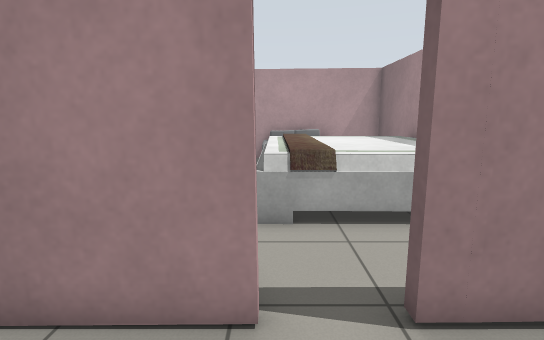
view 1 (above)

20 first-person views from a walk through a Gazebo world. The camera is 1.2 m above the floor, tilts 10° down and sees 85° across. The lines on the ground mark 1 m squares. The floor is counted in squares, 0.5 m on a side. Each view is taken from the middle of a square. On the plan, view 1 faces up. The plan holds only what a view shows up to about 18 squares ahead; the rest is blank. Some stock models are drawn as simple stand-ins. Some surface patterns are stand-ins.

view 2
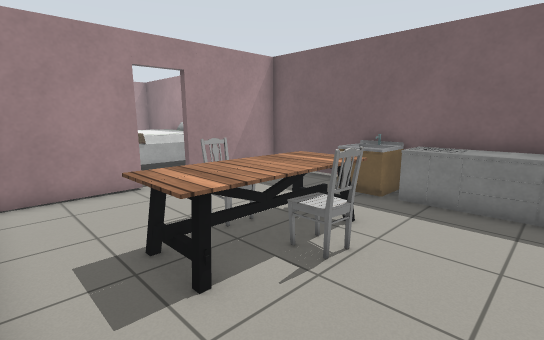

view 3
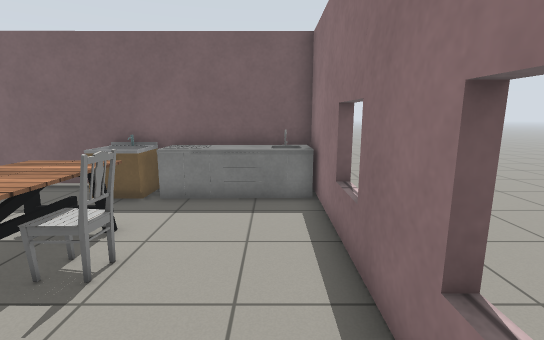

view 4
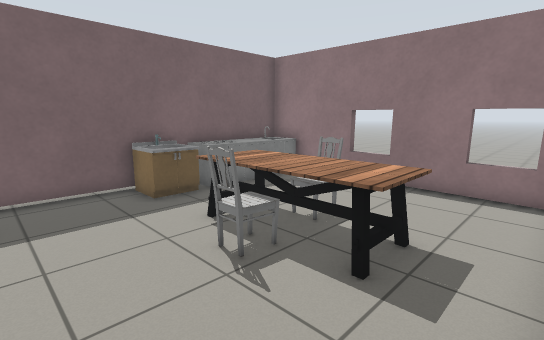

view 5
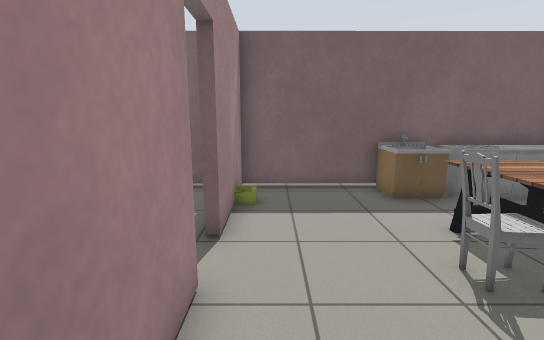

view 6
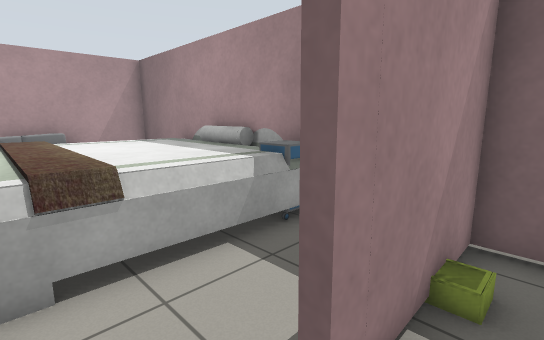

view 7
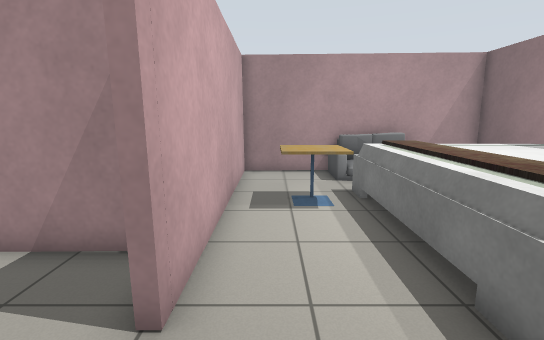

view 8
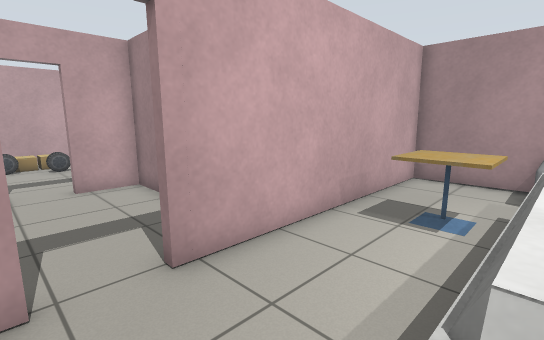

view 9
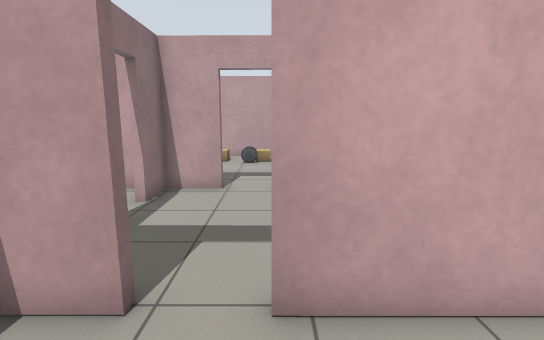

view 10
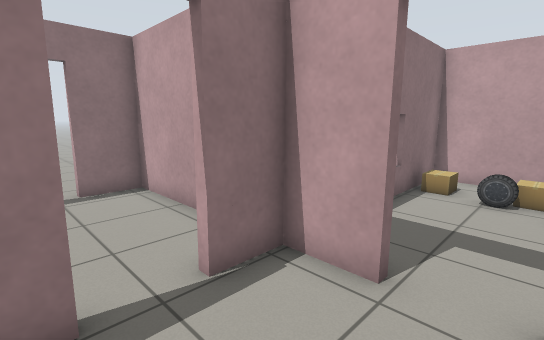

view 11
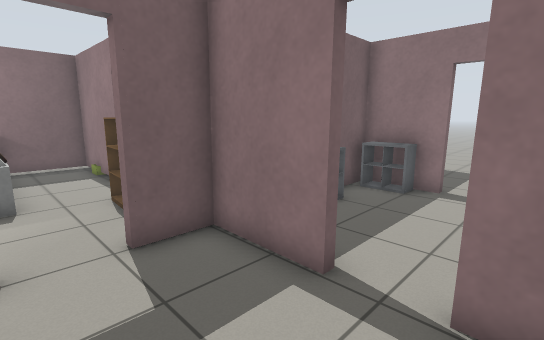

view 12
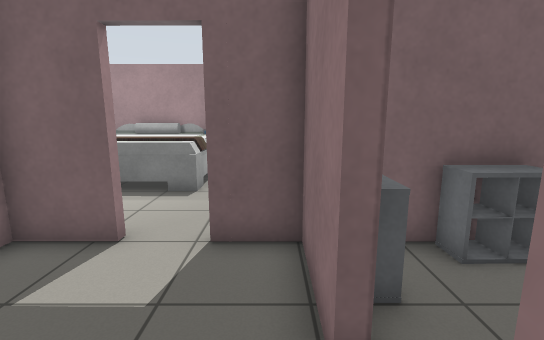

view 13
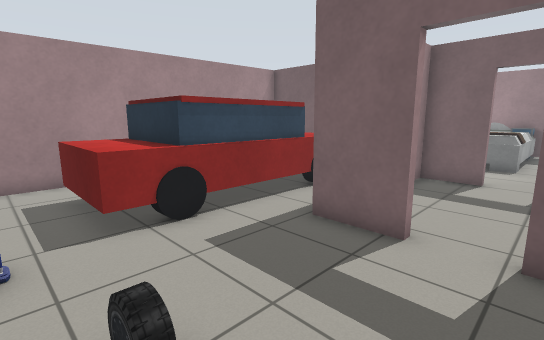

view 14
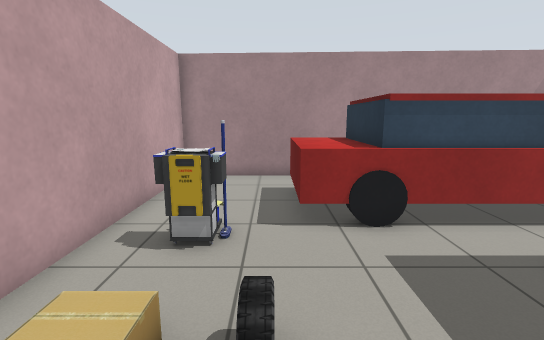

view 15
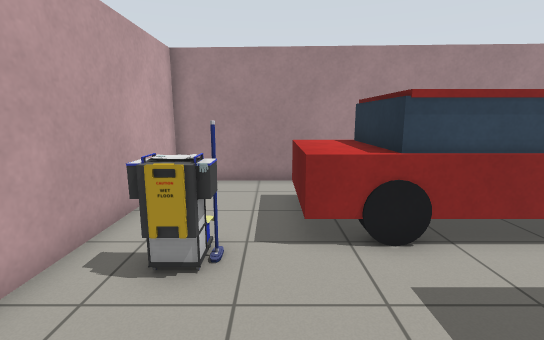

view 16
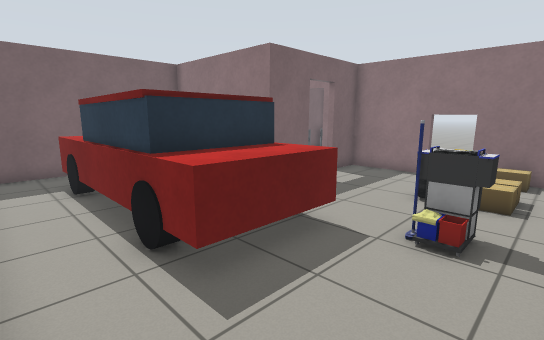

view 17
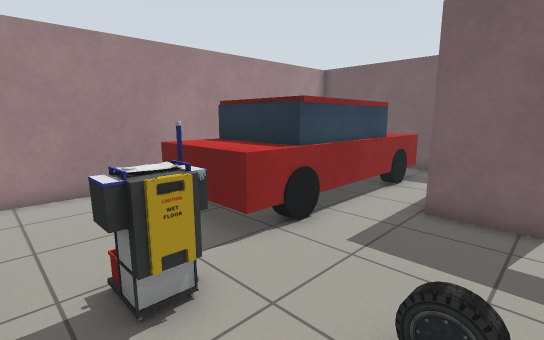

view 18
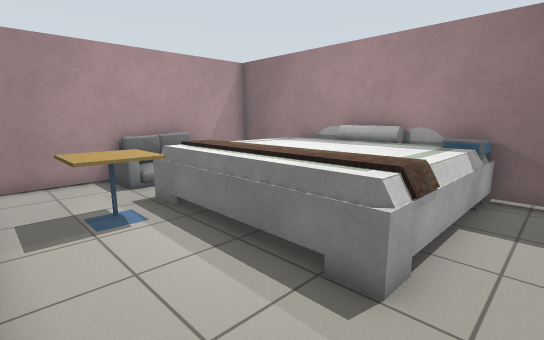

view 19
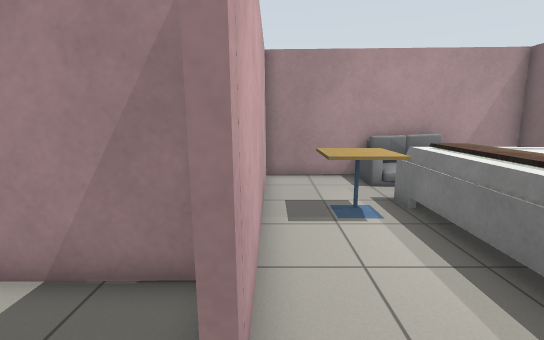

view 20
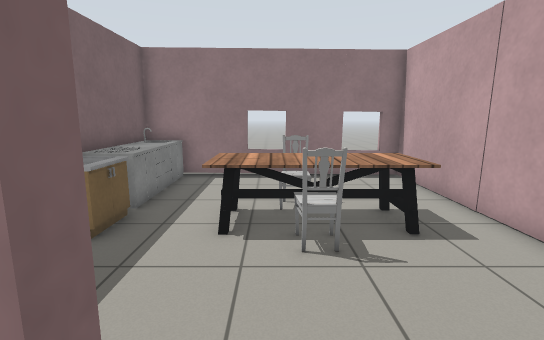

### Floor plan
Key: @ floor where view 1 was taken; # wall or solid block; . floor; D open door; = window, fence, low wall or low ledge; S sofa; B bed; T thing the floor can be seen under or through; C chair; I dining table; N sink; U counter; E side table; A cafe table; R cardboard box; F car; K bookshelf; H shelf; G cart.
Columns run from 20 left of view 1 to 7 right of it. Each row starts with its distance up from view 1.
 18 ################
 17 #...............####SSSS###
 16 #...............#..SSS    #
 15 #....FFFFFFFFF..#...S     #
 14 #....FFF     F  #...B     #
 13 #....FFF        #AAABBBBBBB
 12 #....FFFFFFFFF..#AAABBBBBBB
 11 #.GG............#...BBBBBBB
 10 #.GG.........   #...BBBBBBB
  9 #........########...BBBBBBB
  8 #.R.F....#......#...BBBBBBB
  7 #.RRF....D......D...BBBBBEE
  6 #.RF.....D.....DD.........#.
  5 #........#.....#..........#.
  4 #.RR.....#.....#..KK......#.
  3 ####=######DD#H#####DD#####.
  2          #.....H..........T.
  1          #.....H..........T.
  0          #.....H....@.....T.
 -1          #.....H....C.....T.
 -2          #.....#..IICII..NN.
 -3          ##DD#HH..IIIII..N#
 -4            DD. #..IICC...UU
 -5            ... #.........UU
 -6            . . #.........UU
 -7           .. . #.........UU
 -8              ..##=###=###U#
 -9              ..
-10              ..

Where each view was taken, in squares from view 1:
view 1: 0 up, 0 right, facing up
view 2: 7 down, 4 left, facing up-right
view 3: 7 down, 4 left, facing right
view 4: 2 up, 4 left, facing down-right
view 5: 2 up, 4 left, facing right
view 6: 2 up, 0 right, facing up-right
view 7: 4 up, 3 left, facing up
view 8: 5 up, 0 right, facing up-left
view 9: 7 up, 1 left, facing left
view 10: 7 up, 7 left, facing down-left
view 11: 7 up, 10 left, facing down-right
view 12: 4 up, 10 left, facing right
view 13: 5 up, 17 left, facing up-right
view 14: 5 up, 16 left, facing up
view 15: 6 up, 16 left, facing up
view 16: 17 up, 19 left, facing down-right
view 17: 7 up, 19 left, facing up-right
view 18: 5 up, 4 left, facing up-right
view 19: 5 up, 4 left, facing up
view 20: 4 up, 1 right, facing down
